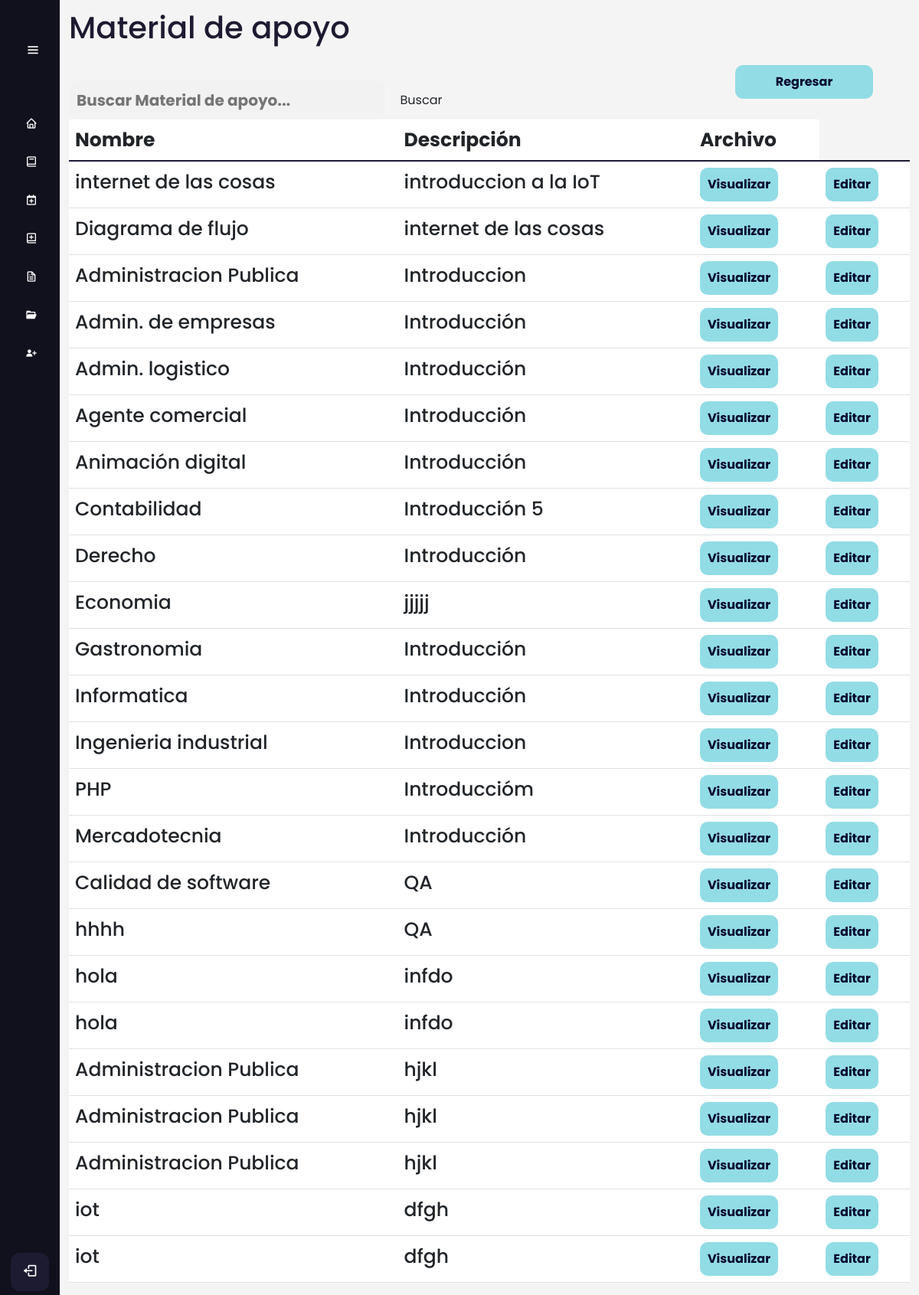
The page /filtrar_material/ (signed in) on the database as committed earlier.
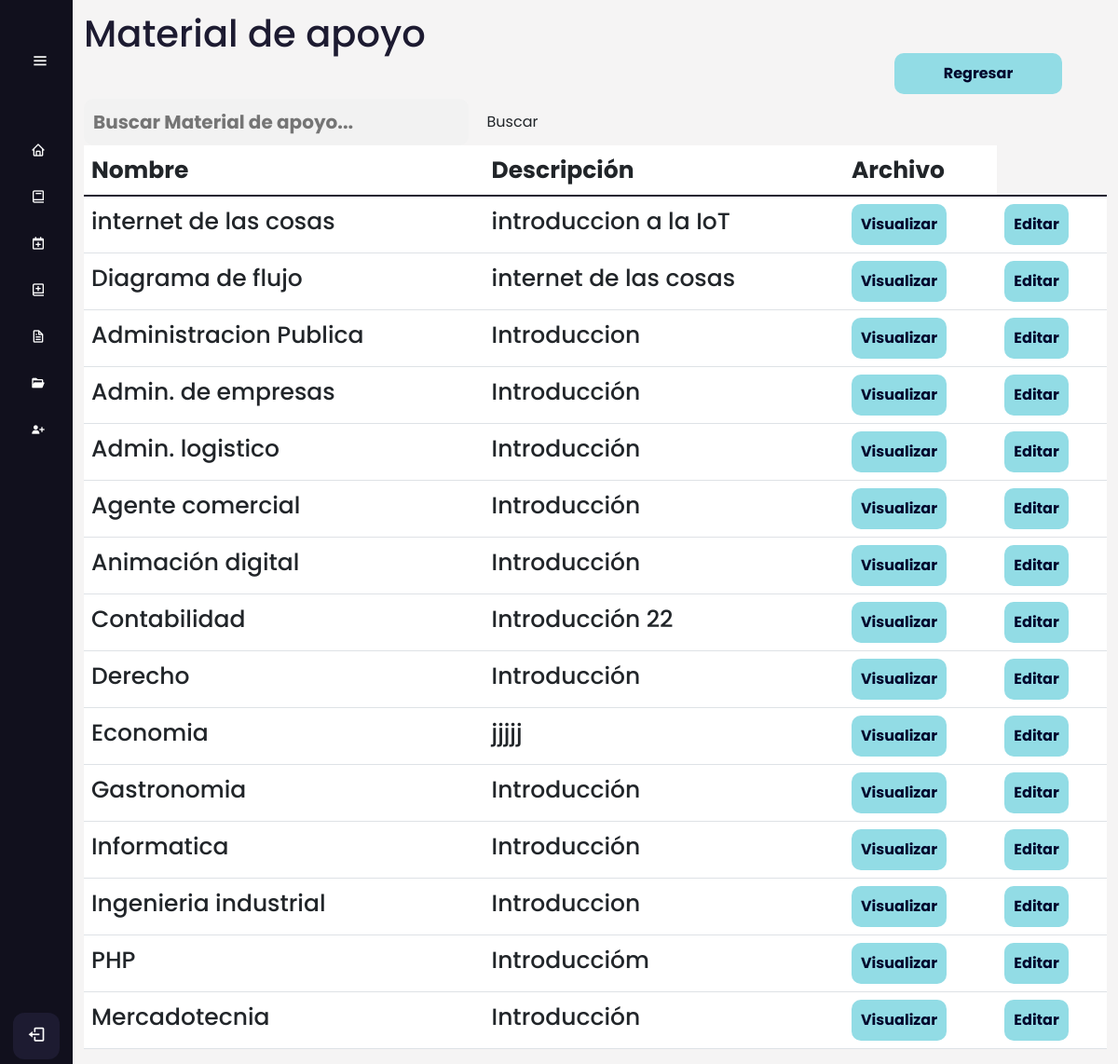
The same page on the database as committed later.
### AppCursos/models.py (models this page shows, shortened)
class MaterialApoyo(models.Model):
     NombreMaterialApoyo = models.CharField(max_length=255)
     DescripcionMaterialApoyo = models.TextField()
     Archivo = models.URLField()  # Para almacenar la URL del archivo en Google Drive
     id_curso= models.ForeignKey(Cursos, on_delete=models.CASCADE,null=True) #Se crea la relacion a cursos

### AppCursos/views.py (the view)
# urls.py: path('filtrar_material/',login_required(views.filtrar_material),name="filtrar_material"),
def filtrar_material(request):
    filtro_m = MaterialApoyo.objects.filter(NombreMaterialApoyo__contains=request.GET.get('search',''))
    context = {'filtro_m':filtro_m}
    return render(request, 'material_apoyo/material_list.html', {'materiales': filtro_m})

### Templates/material_apoyo/material_list.html
{% extends 'Layout/Base.html' %}
{% load static %}
{% block content %}
<link rel="stylesheet" href="{% static 'Css/Curso.css' %}">
<div class="home_content">
    <div class="text">
        <h1> Material de apoyo </h1>
        <br>
        <form class="search" action="{% url 'filtrar_material' %}" method="GET">
            <input type="text" class="search-bar" name="search" placeholder="Buscar Material de apoyo...">
            <input type="submit" class="btn search-btn" value="Buscar">
        </form>
        <div class="table-responsive">
            <table class="table table-hover" id="tablam">
                <thead>
                    <tr>
                        <th scope="col">Nombre</th>
                        <th scope="col">Descripción</th>
                        <th scope="col">Archivo</th>
                    </tr>
                </thead>
                <tbody class="table-group-divider">
                    {% for material in materiales %}
                    <tr>
                        <td>{{ material.NombreMaterialApoyo }}</td>
                        <td>{{ material.DescripcionMaterialApoyo }}</td>
                        <td>
                            <a href="{{ material.Archivo }}" target="_blank">
                                <button class="editar">
                                    Visualizar
                                </button>
                        </td>
                        <td>
                            <a href="{% url 'editar_material' pk=material.pk %}">
                                <button class="editar">
                                    Editar
                                </button>
                            </a>
                        </td>
                    </tr>
                    {% endfor %}
                </tbody>
            </table>
        </div>
        <a href="{% url 'Listar_cursos_material' %}" id="back2">
            <div>
                <button class="back">Regresar</button>
            </div>
        </a>
{% endblock %}

### Templates/Layout/Base.html (shortened to what this page needs)
{% load static %}
<!DOCTYPE html>
<html lang="en">
<head>
    <link rel="stylesheet" href="{% static 'Css/Estilo.css' %}">
    <link href='https://unpkg.com/boxicons@2.1.4/css/boxicons.min.css' rel='stylesheet'>
    <link rel="stylesheet" href="https://cdn.jsdelivr.net/npm/bootstrap@5.3.0-alpha3/dist/css/bootstrap.min.css">
</head>
<body>
    {% include 'includes/nav.html' %}
    <main>
        {% block content %}{% endblock %}
    </main>
</body>
</html>

### Templates/includes/nav.html (shortened to what this page needs)
{% load static %}
<div class="sidebar">
    <div class="logo_content">
        <i class='bx bx-menu' id="btn"></i>
    </div>
    <ul class="nav_list">
        <li>
            <a href="{% url 'home' %}">
                <i class='bx bx-home'></i>
            </a>
        </li>
        <li>
            <a href="{% url 'cursos' %}">
                <i class='bx bx-book'></i>
            </a>
        </li>
        <li>
            <a href="{% url 'modulos' %}">
                <i class='bx bx-calendar-plus'></i>
            </a>
        </li>
        <li>
            <a href="{% url 'clase' %}">
                <i class='bx bx-book-add'></i>
            </a>
        </li>
        <li>
            <a href="{% url 'evaluacion' %}">
                <i class='bx bx-file'></i>
            </a>
        </li>
        <li>
            <a href="{% url 'gestion_MaterialApoyo' %}">
                <i class='bx bxs-folder-open'></i>
            </a>
        </li>
        <li>
            <a href="{% url 'GestionUsuarios' %}">
                <i class='bx bxs-user-plus'></i>
            </a>
        </li>
    </ul>
    <div class="profile_content">
        <div class="profile">
            <a href="{% url 'exit'%}" id="log_out">
            <i class='bx bx-log-out' >
            </i></a>
        </div>
    </div>
</div>

### static/Css/Estilo.css (style rules this page uses)
* { margin: 0; padding: 0; box-sizing: border-box; font-family: "Poppins", sans-serif; }
body { position: relative; min-height: 100vh; width: 100%; overflow: hidden; }
.sidebar { position: fixed; z-index: 1; top: 0; left: 0; height: 100%; width: 78px; background: #11101d; padding: 6px 14px; transition: all 0.5s ease; }
.sidebar #btn { color: white; position: absolute; left: 55%; top: 6px; top: 40px; font-size: 20px; height: 80px; width: 80px; text-align: center; line-height: 50px; transform: translateX(-50%); }
.sidebar ul i { position: relative; left: -35px; }
.sidebar ul { margin-top:80px; }
.sidebar ul li { position: relative; height: 50px; width: 100%; margin: 0 5px; list-style: none; line-height: 50px; }
.sidebar ul li a { color: white; display: flex; align-items: center; text-decoration: none; transition: all 0.4s ease; border-radius: 12px; white-space: nowrap; }
.sidebar ul li i { height: 50px; min-width: 50px; border-radius: 12px; line-height: 50px; text-align: center; }
.sidebar .profile_content { position: absolute; color: white; bottom: 0; left: 0; width: 100%; }
.sidebar .profile_content .profile { position: relative; padding: 10px 6px; height: 60px; transition: all 0.4s ease; background: none; }
#log_out { color:white ; }
.profile #log_out { position: absolute; bottom: 5px; left: 50%; transform: translateX(-50%); min-width: 50px; line-height: 50px; font-size: 20px; border-radius: 12px; text-align: center; transition: all 0.4s ease; background: #1d1b31; }

### static/Css/Curso.css (style rules this page uses)
body { margin: 0; padding: 0; box-sizing: border-box; background-color: #f2f0f0b4; overflow-y: scroll; }
.home_content { position: absolute; height: 100%; width: calc(100% - 78px); left: 78px; transition: all 0.5s ease; }
.home_content .text { font-size: 25px; font-weight: 500; color: #1d1b31; margin: 12px; }
button { width: 50%; padding: 10px; border: none; border-radius: 10px; background-color: #58acb4; color: #fff; font-size: 16px; font-weight: bold; cursor: pointer; }
input[type="text"], #id_duracion_curso, #id_iconoCurso, #id_numero_intentos, #id_instrucciones_evaluacion { background-color: #f2f2f2; border: none; border-radius: 10px; outline: none; padding: 10px; transition: all 0.3s ease; font-size: 20px; font-weight: bold; color: #333; }
.back { position: fixed; top: 5%; right: 5%; width: 15vw; font-size: 16px; font-weight: bold; cursor: pointer; transition: all 0.3s ease; }
button { width: auto; padding: 10px; border: none; border-radius: 10px; background-color: #92dce5; color: #00072D; font-size: 16px; font-weight: bold; cursor: pointer; transition: all 0.3s ease; }

Rows that differ between the two databases and show on the page:
removed MaterialApoyo: NombreMaterialApoyo "Calidad de software", DescripcionMaterialApoyo "QA"
removed MaterialApoyo: NombreMaterialApoyo "hhhh", DescripcionMaterialApoyo "QA"
removed MaterialApoyo: NombreMaterialApoyo "hola", DescripcionMaterialApoyo "infdo"
removed MaterialApoyo: NombreMaterialApoyo "hola", DescripcionMaterialApoyo "infdo"
removed MaterialApoyo: NombreMaterialApoyo "Administracion Publica", DescripcionMaterialApoyo "hjkl"
removed MaterialApoyo: NombreMaterialApoyo "Administracion Publica", DescripcionMaterialApoyo "hjkl"
removed MaterialApoyo: NombreMaterialApoyo "Administracion Publica", DescripcionMaterialApoyo "hjkl"
removed MaterialApoyo: NombreMaterialApoyo "iot", DescripcionMaterialApoyo "dfgh"
removed MaterialApoyo: NombreMaterialApoyo "iot", DescripcionMaterialApoyo "dfgh"
changed MaterialApoyo "Contabilidad": DescripcionMaterialApoyo "Introducción 5" → "Introducción 22"
